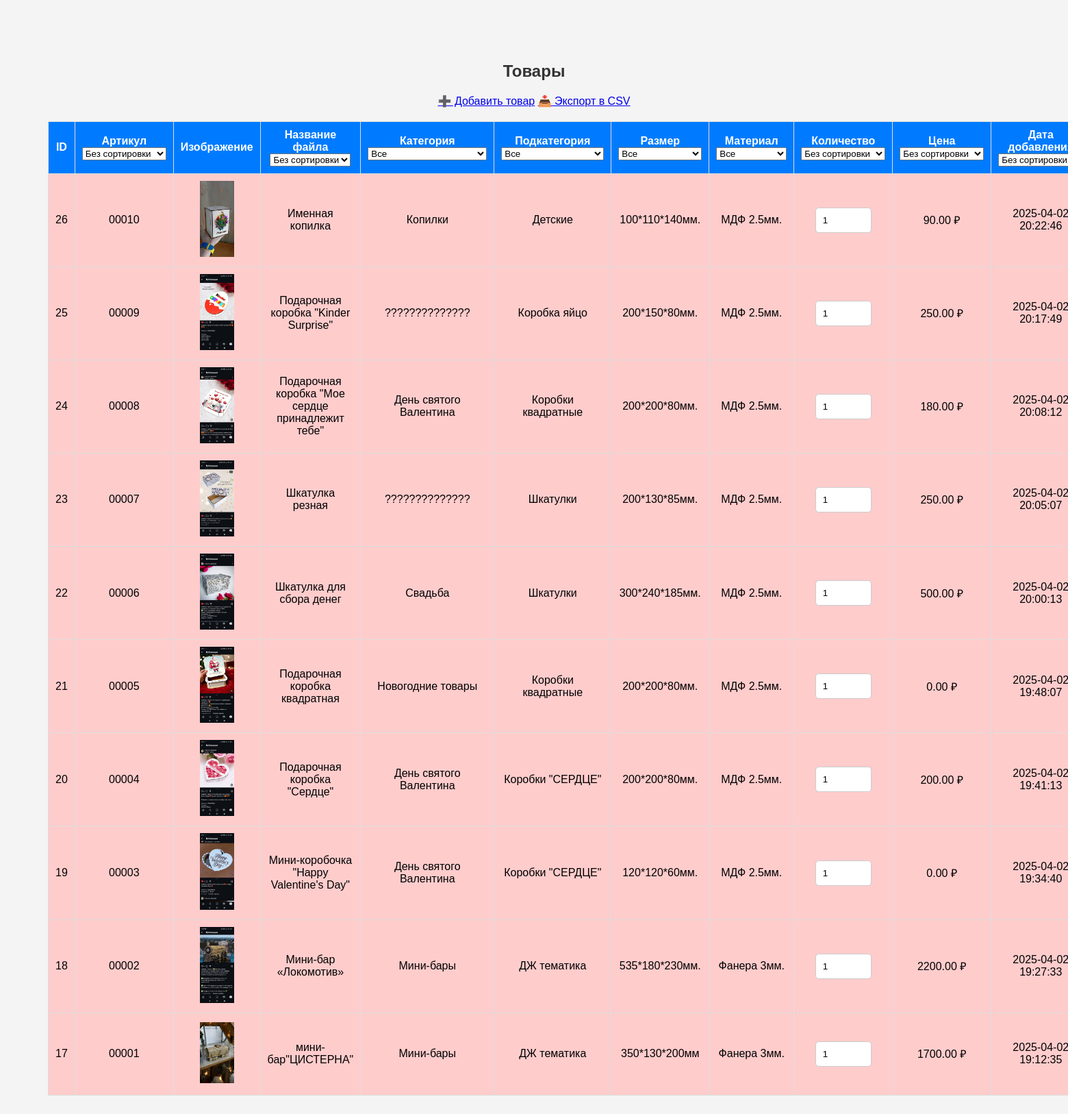
/admin/products.php (signed in), run on the app's committed database.
### tables this page shows
CREATE TABLE `products` (
  `id` int(11) NOT NULL AUTO_INCREMENT,
  `name` varchar(255) NOT NULL,
  `description` text DEFAULT NULL,
  `price` decimal(10,2) NOT NULL,
  `image` varchar(255) DEFAULT NULL,
  `category` varchar(100) DEFAULT NULL,
  `stock` int(11) DEFAULT 0,
  `created_at` timestamp NOT NULL DEFAULT current_timestamp(),
  `category_id` int(11) NOT NULL,
  `images` text DEFAULT NULL,
  `sku` varchar(50) NOT NULL,
  `subcategory` varchar(100) NOT NULL,
  `size` varchar(50) NOT NULL,
  `material` varchar(100) NOT NULL,
  `status` tinyint(1) NOT NULL DEFAULT 1,
  `slug` varchar(255) NOT NULL,
  `seo_title` varchar(255) DEFAULT NULL,
  `seo_description` text DEFAULT NULL,
  `seo_keywords` varchar(255) DEFAULT NULL,
  PRIMARY KEY (`id`),
  UNIQUE KEY `slug` (`slug`)
);

CREATE TABLE `categories` (
  `id` int(11) NOT NULL AUTO_INCREMENT,
  `name` varchar(100) NOT NULL,
  `seo_title` varchar(255) DEFAULT NULL,
  `seo_description` text DEFAULT NULL,
  `seo_keywords` text DEFAULT NULL,
  `slug` varchar(255) DEFAULT NULL,
  PRIMARY KEY (`id`),
  UNIQUE KEY `name` (`name`),
  UNIQUE KEY `slug` (`slug`)
);

CREATE TABLE `subcategories` (
  `id` int(11) NOT NULL AUTO_INCREMENT,
  `category_id` int(11) NOT NULL,
  `name` varchar(100) NOT NULL,
  PRIMARY KEY (`id`),
  KEY `category_id` (`category_id`),
  CONSTRAINT `subcategories_ibfk_1` FOREIGN KEY (`category_id`) REFERENCES `categories` (`id`) ON DELETE CASCADE
);

CREATE TABLE `sizes` (
  `id` int(11) NOT NULL AUTO_INCREMENT,
  `name` varchar(50) NOT NULL,
  PRIMARY KEY (`id`),
  UNIQUE KEY `name` (`name`)
);

CREATE TABLE `materials` (
  `id` int(11) NOT NULL AUTO_INCREMENT,
  `name` varchar(100) NOT NULL,
  PRIMARY KEY (`id`),
  UNIQUE KEY `name` (`name`)
);

### admin/products.php (the view, shortened to what this page needs)
<?php
require_once '../database/db.php';
$query = "SELECT p.*, c.name AS category_name, s.name AS subcategory_name, sz.name AS size_name, m.name AS material_name
          FROM products p
          LEFT JOIN categories c ON p.category = c.id
          LEFT JOIN subcategories s ON p.subcategory = s.id
          LEFT JOIN sizes sz ON p.size = sz.id
          LEFT JOIN materials m ON p.material = m.id
          WHERE 1";
$params = [];
$sort_options = [];
if (!empty($sort_options)) {
    $query .= " ORDER BY " . implode(", ", $sort_options);
} else {
    $query .= " ORDER BY p.created_at DESC";
}
$stmt = $conn->prepare($query);
$stmt->execute($params);
$products = $stmt->fetchAll(PDO::FETCH_ASSOC);
?>
<!DOCTYPE html>
<html lang="ru">
<head>
    <link rel="stylesheet" href="styles.css">
</head>
<body>
<h2>Товары</h2>
<a href="add_product.php">➕ Добавить товар</a>
<a href="export_products.php">📥 Экспорт в CSV</a>
<table border="1">
    <tr>
        <th>ID</th>
        <th>
            Артикул<br>
            <select name="sku_sort" onchange="filterProducts()">
                <option value="">Без сортировки</option>
            </select>
        </th>
        <th>Изображение</th>
        <th>
            Название файла<br>
            <select name="name_sort" onchange="filterProducts()">
                <option value="">Без сортировки</option>
            </select>
        </th>
        <th>
            Категория<br>
            <select name="category" onchange="filterProducts()">
                <option value="">Все</option>
            </select>
        </th>
        <th>
            Подкатегория<br>
            <select name="subcategory" onchange="filterProducts()">
                <option value="">Все</option>
            </select>
        </th>
        <th>
            Размер<br>
            <select name="size" onchange="filterProducts()">
                <option value="">Все</option>
            </select>
        </th>
        <th>
            Материал<br>
            <select name="material" onchange="filterProducts()">
                <option value="">Все</option>
            </select>
        </th>
        <th>
            Количество<br>
            <select name="stock_sort" onchange="filterProducts()">
                <option value="">Без сортировки</option>
            </select>
        </th>
        <th>
            Цена<br>
            <select name="stock_sort" onchange="filterProducts()">
                <option value="">Без сортировки</option>
            </select>
        </th>
        <th>
            Дата добавления<br>
            <select name="date_sort" onchange="filterProducts()">
                <option value="">Без сортировки</option>
            </select>
        </th>
    </tr>
    <?php foreach ($products as $product): ?>
    <tr <?= ($product['stock'] < 5) ? 'style="background-color: #ffcccc;"' : ''; ?>>
        <td><?= $product['id']; ?></td>
        <td><?= htmlspecialchars($product['sku']); ?></td>
        <td>
            <?php
            $images = json_decode($product['images'], true);
            if (!empty($images)) {
                echo '<img src="/mysterymakers/' . $images[0] . '" width="50">';
            }
            ?>
        </td>
        <td><?= htmlspecialchars($product['name']); ?></td>
        <td><?= htmlspecialchars($product['category_name']); ?></td>
        <td><?= htmlspecialchars($product['subcategory_name']); ?></td>
        <td><?= htmlspecialchars($product['size_name']); ?></td>
        <td><?= htmlspecialchars($product['material_name']); ?></td>
        <td>
            <input type="number" value="<?= $product['stock']; ?>"
       style="width: 60px;"
                   onchange="updateStock(<?= $product['id']; ?>, this.value)">
        </td>
        <td><?= number_format($product['price'], 2, '.', ''); ?> ₽</td>
        <td><?= $product['created_at']; ?></td>
    </tr>
    <?php endforeach; ?>
</table>
</body>
</html>

### admin/styles.css (style rules this page uses)
body { font-family: Arial, sans-serif; margin: 20px; }
h2 { color: #333; }
body { font-family: Arial, sans-serif; background-color: #f4f4f4; text-align: center; padding: 50px; }
input { width: 100%; padding: 10px; margin: 5px 0; border: 1px solid #ccc; border-radius: 5px; }
table { width: 100%; border-collapse: collapse; margin-top: 20px; }
th, td { border: 1px solid #ddd; padding: 10px; text-align: center; }
th { background-color: #007bff; color: white; }
tr:nth-child(even) { background-color: #f2f2f2; }

### data on the page
products: id "26", sku "00010", shows a picture, name "Именная копилка", categories.name "Копилки", subcategories.name "Детские", sizes.name "100*110*140мм.", materials.name "МДФ 2.5мм.", stock "1", price "90.00", created_at "2025-04-02 20:22:46"
products: id "25", sku "00009", shows a picture, name "Подарочная коробка \"Kinder Surprise\"", categories.name "??????????????", subcategories.name "Коробка яйцо", sizes.name "200*150*80мм.", materials.name "МДФ 2.5мм.", stock "1", price "250.00", created_at "2025-04-02 20:17:49"
products: id "24", sku "00008", shows a picture, name "Подарочная коробка \"Мое сердце принадлежит тебе\"", categories.name "День святого Валентина", subcategories.name "Коробки квадратные", sizes.name "200*200*80мм.", materials.name "МДФ 2.5мм.", stock "1", price "180.00", created_at "2025-04-02 20:08:12"
products: id "23", sku "00007", shows a picture, name "Шкатулка резная", categories.name "??????????????", subcategories.name "Шкатулки", sizes.name "200*130*85мм.", materials.name "МДФ 2.5мм.", stock "1", price "250.00", created_at "2025-04-02 20:05:07"
products: id "22", sku "00006", shows a picture, name "Шкатулка для сбора денег", categories.name "Свадьба", subcategories.name "Шкатулки", sizes.name "300*240*185мм.", materials.name "МДФ 2.5мм.", stock "1", price "500.00", created_at "2025-04-02 20:00:13"
products: id "21", sku "00005", shows a picture, name "Подарочная коробка квадратная", categories.name "Новогодние товары", subcategories.name "Коробки квадратные", sizes.name "200*200*80мм.", materials.name "МДФ 2.5мм.", stock "1", price "0.00", created_at "2025-04-02 19:48:07"
products: id "20", sku "00004", shows a picture, name "Подарочная коробка \"Сердце\"", categories.name "День святого Валентина", subcategories.name "Коробки \"СЕРДЦЕ\"", sizes.name "200*200*80мм.", materials.name "МДФ 2.5мм.", stock "1", price "200.00", created_at "2025-04-02 19:41:13"
products: id "19", sku "00003", shows a picture, name "Мини-коробочка \"Happy Valentine's Day\"", categories.name "День святого Валентина", subcategories.name "Коробки \"СЕРДЦЕ\"", sizes.name "120*120*60мм.", materials.name "МДФ 2.5мм.", stock "1", price "0.00", created_at "2025-04-02 19:34:40"
products: id "18", sku "00002", shows a picture, name "Мини-бар «Локомотив»", categories.name "Мини-бары", subcategories.name "ДЖ тематика", sizes.name "535*180*230мм.", materials.name "Фанера 3мм.", stock "1", price "2200.00", created_at "2025-04-02 19:27:33"
products: id "17", sku "00001", shows a picture, name "мини-бар\"ЦИСТЕРНА\"", categories.name "Мини-бары", subcategories.name "ДЖ тематика", sizes.name "350*130*200мм", materials.name "Фанера 3мм.", stock "1", price "1700.00", created_at "2025-04-02 19:12:35"
